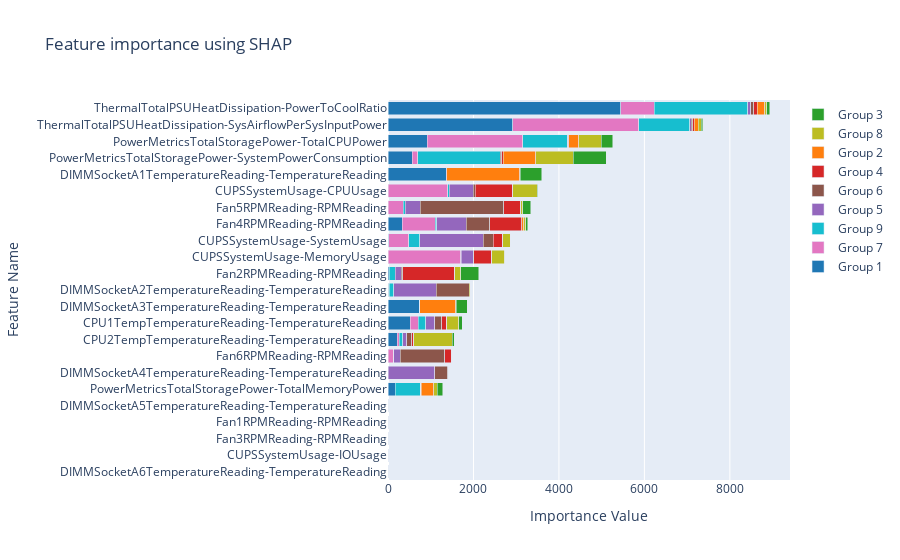

Notebook code for this chart:
### Code cell
import plotly.graph_objects as go
colors =["#1f77b4",
    "#ff7f0e",
    "#2ca02c",
    "#d62728",
    "#9467bd",
    "#8c564b",
    "#e377c2",
    "#bcbd22",
    "#17becf"]
class_inds = np.argsort([-np.abs(shap_values[i]).mean() for i in range(len(shap_values))])

y = shap_importance["feature_name"]

fig = go.Figure()
for i in class_inds:
    fig.add_trace(go.Bar(y=y, x=shap_importance[f"cluster_{i}"], name=f"Group {i+1}", orientation='h', marker=dict(
        color=colors[i]
    )))


fig.update_layout(barmode='stack'
                  , title_text='Feature importance using SHAP',   
        yaxis=dict(
        title='Feature Name',
    ),   xaxis=dict(
        title='Importance Value',
    )
                 )
fig.show()

import plotly.offline as pyo
pyo.plot(fig, filename='feature_importance.html')

### Figure 1 — Plotly figure (JSON) as saved in the notebook; plotly's stock layout.template omitted (floating-point values rounded to 4 significant figures)
{"data": [{"marker": {"color": "#1f77b4"}, "name": "Group 1", "orientation": "h", "type": "bar", "x": [0, 0, 0, 0, 0, 168.1, 2.788, 0.04697, 220.6, 524.7, 736.2, 23.27, 31.21, 3.575, 12.2, 332.9, 0.2307, 3.029, 1358.0, 573.2, 918.0, 2922.0, 5448.0], "y": ["DIMMSocketA6TemperatureReading-TemperatureReading", "CUPSSystemUsage-IOUsage", "Fan3RPMReading-RPMReading", "Fan1RPMReading-RPMReading", "DIMMSocketA5TemperatureReading-TemperatureReading", "PowerMetricsTotalStoragePower-TotalMemoryPower", "DIMMSocketA4TemperatureReading-TemperatureReading", "Fan6RPMReading-RPMReading", "CPU2TempTemperatureReading-TemperatureReading", "CPU1TempTemperatureReading-TemperatureReading", "DIMMSocketA3TemperatureReading-TemperatureReading", "DIMMSocketA2TemperatureReading-TemperatureReading", "Fan2RPMReading-RPMReading", "CUPSSystemUsage-MemoryUsage", "CUPSSystemUsage-SystemUsage", "Fan4RPMReading-RPMReading", "Fan5RPMReading-RPMReading", "CUPSSystemUsage-CPUUsage", "DIMMSocketA1TemperatureReading-TemperatureReading", "PowerMetricsTotalStoragePower-SystemPowerConsumption", "PowerMetricsTotalStoragePower-TotalCPUPower", "ThermalTotalPSUHeatDissipation-SysAirflowPerSysInputPower", "ThermalTotalPSUHeatDissipation-PowerToCoolRatio"]}, {"marker": {"color": "#e377c2"}, "name": "Group 7", "orientation": "h", "type": "bar", "x": [0, 0, 0, 0, 0, 0.7006, 0.003, 135.1, 37.18, 186.1, 0.2925, 0.7466, 1.739, 1698.0, 478.0, 768.2, 359.3, 1400.0, 0.8955, 121.1, 2237.0, 2948.0, 780.8], "y": ["DIMMSocketA6TemperatureReading-TemperatureReading", "CUPSSystemUsage-IOUsage", "Fan3RPMReading-RPMReading", "Fan1RPMReading-RPMReading", "DIMMSocketA5TemperatureReading-TemperatureReading", "PowerMetricsTotalStoragePower-TotalMemoryPower", "DIMMSocketA4TemperatureReading-TemperatureReading", "Fan6RPMReading-RPMReading", "CPU2TempTemperatureReading-TemperatureReading", "CPU1TempTemperatureReading-TemperatureReading", "DIMMSocketA3TemperatureReading-TemperatureReading", "DIMMSocketA2TemperatureReading-TemperatureReading", "Fan2RPMReading-RPMReading", "CUPSSystemUsage-MemoryUsage", "CUPSSystemUsage-SystemUsage", "Fan4RPMReading-RPMReading", "Fan5RPMReading-RPMReading", "CUPSSystemUsage-CPUUsage", "DIMMSocketA1TemperatureReading-TemperatureReading", "PowerMetricsTotalStoragePower-SystemPowerConsumption", "PowerMetricsTotalStoragePower-TotalCPUPower", "ThermalTotalPSUHeatDissipation-SysAirflowPerSysInputPower", "ThermalTotalPSUHeatDissipation-PowerToCoolRatio"]}, {"marker": {"color": "#17becf"}, "name": "Group 9", "orientation": "h", "type": "bar", "x": [0, 0, 0, 0, 0, 602.1, 6.616, 0.01663, 92.63, 177.5, 0.01212, 105.9, 135.0, 9.301, 256.7, 41.73, 44.4, 32.2, 0.0308, 1934.0, 1040.0, 1192.0, 2190.0], "y": ["DIMMSocketA6TemperatureReading-TemperatureReading", "CUPSSystemUsage-IOUsage", "Fan3RPMReading-RPMReading", "Fan1RPMReading-RPMReading", "DIMMSocketA5TemperatureReading-TemperatureReading", "PowerMetricsTotalStoragePower-TotalMemoryPower", "DIMMSocketA4TemperatureReading-TemperatureReading", "Fan6RPMReading-RPMReading", "CPU2TempTemperatureReading-TemperatureReading", "CPU1TempTemperatureReading-TemperatureReading", "DIMMSocketA3TemperatureReading-TemperatureReading", "DIMMSocketA2TemperatureReading-TemperatureReading", "Fan2RPMReading-RPMReading", "CUPSSystemUsage-MemoryUsage", "CUPSSystemUsage-SystemUsage", "Fan4RPMReading-RPMReading", "Fan5RPMReading-RPMReading", "CUPSSystemUsage-CPUUsage", "DIMMSocketA1TemperatureReading-TemperatureReading", "PowerMetricsTotalStoragePower-SystemPowerConsumption", "PowerMetricsTotalStoragePower-TotalCPUPower", "ThermalTotalPSUHeatDissipation-SysAirflowPerSysInputPower", "ThermalTotalPSUHeatDissipation-PowerToCoolRatio"]}, {"marker": {"color": "#9467bd"}, "name": "Group 5", "orientation": "h", "type": "bar", "x": [0, 0, 0, 0, 0, 0.0897, 1079.0, 156.3, 91.47, 199.8, 1.552, 1004.0, 144.4, 288.9, 1479.0, 691.4, 345.5, 562.7, 5.362, 1.707, 13.06, 37.94, 67.98], "y": ["DIMMSocketA6TemperatureReading-TemperatureReading", "CUPSSystemUsage-IOUsage", "Fan3RPMReading-RPMReading", "Fan1RPMReading-RPMReading", "DIMMSocketA5TemperatureReading-TemperatureReading", "PowerMetricsTotalStoragePower-TotalMemoryPower", "DIMMSocketA4TemperatureReading-TemperatureReading", "Fan6RPMReading-RPMReading", "CPU2TempTemperatureReading-TemperatureReading", "CPU1TempTemperatureReading-TemperatureReading", "DIMMSocketA3TemperatureReading-TemperatureReading", "DIMMSocketA2TemperatureReading-TemperatureReading", "Fan2RPMReading-RPMReading", "CUPSSystemUsage-MemoryUsage", "CUPSSystemUsage-SystemUsage", "Fan4RPMReading-RPMReading", "Fan5RPMReading-RPMReading", "CUPSSystemUsage-CPUUsage", "DIMMSocketA1TemperatureReading-TemperatureReading", "PowerMetricsTotalStoragePower-SystemPowerConsumption", "PowerMetricsTotalStoragePower-TotalCPUPower", "ThermalTotalPSUHeatDissipation-SysAirflowPerSysInputPower", "ThermalTotalPSUHeatDissipation-PowerToCoolRatio"]}, {"marker": {"color": "#8c564b"}, "name": "Group 6", "orientation": "h", "type": "bar", "x": [0, 0, 0, 0, 0, 0.2049, 310.3, 1037.0, 110.9, 174.4, 0.08568, 761.3, 35.34, 11.41, 236.4, 549.6, 1963.0, 46.94, 0.1405, 33.46, 11.59, 36.83, 72.09], "y": ["DIMMSocketA6TemperatureReading-TemperatureReading", "CUPSSystemUsage-IOUsage", "Fan3RPMReading-RPMReading", "Fan1RPMReading-RPMReading", "DIMMSocketA5TemperatureReading-TemperatureReading", "PowerMetricsTotalStoragePower-TotalMemoryPower", "DIMMSocketA4TemperatureReading-TemperatureReading", "Fan6RPMReading-RPMReading", "CPU2TempTemperatureReading-TemperatureReading", "CPU1TempTemperatureReading-TemperatureReading", "DIMMSocketA3TemperatureReading-TemperatureReading", "DIMMSocketA2TemperatureReading-TemperatureReading", "Fan2RPMReading-RPMReading", "CUPSSystemUsage-MemoryUsage", "CUPSSystemUsage-SystemUsage", "Fan4RPMReading-RPMReading", "Fan5RPMReading-RPMReading", "CUPSSystemUsage-CPUUsage", "DIMMSocketA1TemperatureReading-TemperatureReading", "PowerMetricsTotalStoragePower-SystemPowerConsumption", "PowerMetricsTotalStoragePower-TotalCPUPower", "ThermalTotalPSUHeatDissipation-SysAirflowPerSysInputPower", "ThermalTotalPSUHeatDissipation-PowerToCoolRatio"]}, {"marker": {"color": "#d62728"}, "name": "Group 4", "orientation": "h", "type": "bar", "x": [0, 0, 0, 0, 0, 5.83, 22.07, 166.2, 49.84, 109.6, 1.023, 0.6449, 1215.0, 417.0, 228.4, 743.9, 391.7, 877.0, 6.072, 34.18, 6.617, 27.46, 80.85], "y": ["DIMMSocketA6TemperatureReading-TemperatureReading", "CUPSSystemUsage-IOUsage", "Fan3RPMReading-RPMReading", "Fan1RPMReading-RPMReading", "DIMMSocketA5TemperatureReading-TemperatureReading", "PowerMetricsTotalStoragePower-TotalMemoryPower", "DIMMSocketA4TemperatureReading-TemperatureReading", "Fan6RPMReading-RPMReading", "CPU2TempTemperatureReading-TemperatureReading", "CPU1TempTemperatureReading-TemperatureReading", "DIMMSocketA3TemperatureReading-TemperatureReading", "DIMMSocketA2TemperatureReading-TemperatureReading", "Fan2RPMReading-RPMReading", "CUPSSystemUsage-MemoryUsage", "CUPSSystemUsage-SystemUsage", "Fan4RPMReading-RPMReading", "Fan5RPMReading-RPMReading", "CUPSSystemUsage-CPUUsage", "DIMMSocketA1TemperatureReading-TemperatureReading", "PowerMetricsTotalStoragePower-SystemPowerConsumption", "PowerMetricsTotalStoragePower-TotalCPUPower", "ThermalTotalPSUHeatDissipation-SysAirflowPerSysInputPower", "ThermalTotalPSUHeatDissipation-PowerToCoolRatio"]}, {"marker": {"color": "#ff7f0e"}, "name": "Group 2", "orientation": "h", "type": "bar", "x": [0, 0, 0, 0, 0, 288.4, 0.0284, 0.007135, 0.4415, 2.988, 849.3, 0.2126, 3.015, 0.1455, 0.0351, 50.0, 0.201, 0.02888, 1707.0, 765.9, 239.4, 95.15, 173.2], "y": ["DIMMSocketA6TemperatureReading-TemperatureReading", "CUPSSystemUsage-IOUsage", "Fan3RPMReading-RPMReading", "Fan1RPMReading-RPMReading", "DIMMSocketA5TemperatureReading-TemperatureReading", "PowerMetricsTotalStoragePower-TotalMemoryPower", "DIMMSocketA4TemperatureReading-TemperatureReading", "Fan6RPMReading-RPMReading", "CPU2TempTemperatureReading-TemperatureReading", "CPU1TempTemperatureReading-TemperatureReading", "DIMMSocketA3TemperatureReading-TemperatureReading", "DIMMSocketA2TemperatureReading-TemperatureReading", "Fan2RPMReading-RPMReading", "CUPSSystemUsage-MemoryUsage", "CUPSSystemUsage-SystemUsage", "Fan4RPMReading-RPMReading", "Fan5RPMReading-RPMReading", "CUPSSystemUsage-CPUUsage", "DIMMSocketA1TemperatureReading-TemperatureReading", "PowerMetricsTotalStoragePower-SystemPowerConsumption", "PowerMetricsTotalStoragePower-TotalCPUPower", "ThermalTotalPSUHeatDissipation-SysAirflowPerSysInputPower", "ThermalTotalPSUHeatDissipation-PowerToCoolRatio"]}, {"marker": {"color": "#bcbd22"}, "name": "Group 8", "orientation": "h", "type": "bar", "x": [0, 0, 0, 0, 0, 90.61, 3.701, 0.02548, 902.8, 279.1, 4.08, 27.25, 138.6, 304.3, 164.4, 48.31, 47.03, 571.1, 14.95, 875.4, 519.6, 75.25, 56.37], "y": ["DIMMSocketA6TemperatureReading-TemperatureReading", "CUPSSystemUsage-IOUsage", "Fan3RPMReading-RPMReading", "Fan1RPMReading-RPMReading", "DIMMSocketA5TemperatureReading-TemperatureReading", "PowerMetricsTotalStoragePower-TotalMemoryPower", "DIMMSocketA4TemperatureReading-TemperatureReading", "Fan6RPMReading-RPMReading", "CPU2TempTemperatureReading-TemperatureReading", "CPU1TempTemperatureReading-TemperatureReading", "DIMMSocketA3TemperatureReading-TemperatureReading", "DIMMSocketA2TemperatureReading-TemperatureReading", "Fan2RPMReading-RPMReading", "CUPSSystemUsage-MemoryUsage", "CUPSSystemUsage-SystemUsage", "Fan4RPMReading-RPMReading", "Fan5RPMReading-RPMReading", "CUPSSystemUsage-CPUUsage", "DIMMSocketA1TemperatureReading-TemperatureReading", "PowerMetricsTotalStoragePower-SystemPowerConsumption", "PowerMetricsTotalStoragePower-TotalCPUPower", "ThermalTotalPSUHeatDissipation-SysAirflowPerSysInputPower", "ThermalTotalPSUHeatDissipation-PowerToCoolRatio"]}, {"marker": {"color": "#2ca02c"}, "name": "Group 3", "orientation": "h", "type": "bar", "x": [0, 0, 0, 0, 0, 129.3, 1.43, 9.679, 43.36, 88.1, 256.1, 0.005625, 418.6, 0.1047, 0.3686, 42.34, 186.9, 13.71, 500.1, 764.7, 271.5, 31.08, 68.05], "y": ["DIMMSocketA6TemperatureReading-TemperatureReading", "CUPSSystemUsage-IOUsage", "Fan3RPMReading-RPMReading", "Fan1RPMReading-RPMReading", "DIMMSocketA5TemperatureReading-TemperatureReading", "PowerMetricsTotalStoragePower-TotalMemoryPower", "DIMMSocketA4TemperatureReading-TemperatureReading", "Fan6RPMReading-RPMReading", "CPU2TempTemperatureReading-TemperatureReading", "CPU1TempTemperatureReading-TemperatureReading", "DIMMSocketA3TemperatureReading-TemperatureReading", "DIMMSocketA2TemperatureReading-TemperatureReading", "Fan2RPMReading-RPMReading", "CUPSSystemUsage-MemoryUsage", "CUPSSystemUsage-SystemUsage", "Fan4RPMReading-RPMReading", "Fan5RPMReading-RPMReading", "CUPSSystemUsage-CPUUsage", "DIMMSocketA1TemperatureReading-TemperatureReading", "PowerMetricsTotalStoragePower-SystemPowerConsumption", "PowerMetricsTotalStoragePower-TotalCPUPower", "ThermalTotalPSUHeatDissipation-SysAirflowPerSysInputPower", "ThermalTotalPSUHeatDissipation-PowerToCoolRatio"]}], "layout": {"barmode": "stack", "title": {"text": "Feature importance using SHAP"}, "xaxis": {"title": {"text": "Importance Value"}}, "yaxis": {"title": {"text": "Feature Name"}}}}
